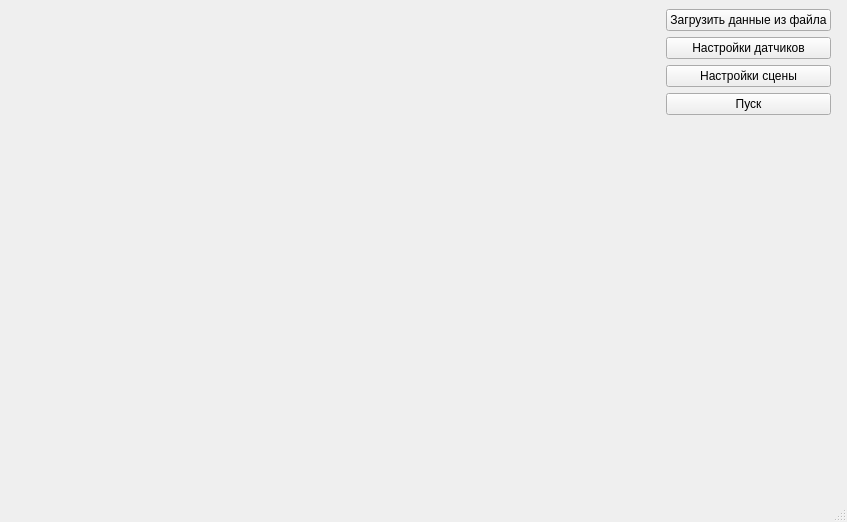
<?xml version="1.0" encoding="UTF-8"?>
<ui version="4.0">
 <class>MainWindow</class>
 <widget class="QMainWindow" name="MainWindow">
  <property name="geometry">
   <rect>
    <x>0</x>
    <y>0</y>
    <width>847</width>
    <height>522</height>
   </rect>
  </property>
  <property name="windowTitle">
   <string>MainWindow</string>
  </property>
  <widget class="QWidget" name="centralwidget">
   <layout class="QHBoxLayout" name="horizontalLayout_2">
    <item>
     <layout class="QHBoxLayout" name="horizontalLayout">
      <property name="leftMargin">
       <number>7</number>
      </property>
      <property name="rightMargin">
       <number>7</number>
      </property>
      <item>
       <widget class="Anim3DWidget" name="animationWidget" native="true">
        <property name="sizePolicy">
         <sizepolicy hsizetype="Expanding" vsizetype="Expanding">
          <horstretch>0</horstretch>
          <verstretch>0</verstretch>
         </sizepolicy>
        </property>
       </widget>
      </item>
      <item>
       <layout class="QVBoxLayout" name="verticalLayout_2">
        <property name="leftMargin">
         <number>7</number>
        </property>
        <item>
         <widget class="QPushButton" name="downloadButton">
          <property name="text">
           <string>Загрузить данные из файла</string>
          </property>
         </widget>
        </item>
        <item>
         <widget class="QPushButton" name="setSencbutton">
          <property name="text">
           <string>Настройки датчиков</string>
          </property>
         </widget>
        </item>
        <item>
         <widget class="QPushButton" name="pushButton_3">
          <property name="text">
           <string>Настройки сцены</string>
          </property>
         </widget>
        </item>
        <item>
         <widget class="QPushButton" name="pushButton">
          <property name="text">
           <string>Пуск</string>
          </property>
         </widget>
        </item>
        <item>
         <spacer name="verticalSpacer">
          <property name="orientation">
           <enum>Qt::Vertical</enum>
          </property>
          <property name="sizeHint" stdset="0">
           <size>
            <width>20</width>
            <height>40</height>
           </size>
          </property>
         </spacer>
        </item>
       </layout>
      </item>
     </layout>
    </item>
   </layout>
  </widget>
  <widget class="QMenuBar" name="menubar">
   <property name="geometry">
    <rect>
     <x>0</x>
     <y>0</y>
     <width>847</width>
     <height>26</height>
    </rect>
   </property>
  </widget>
  <widget class="QStatusBar" name="statusbar"/>
 </widget>
 <customwidgets>
  <customwidget>
   <class>Anim3DWidget</class>
   <extends>QWidget</extends>
   <header location="global">anim3dwidget.h</header>
   <container>1</container>
  </customwidget>
 </customwidgets>
 <resources/>
 <connections/>
</ui>
